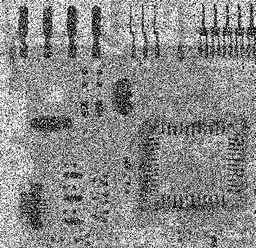
#> input picture Filter/Fig0514(a).tif, 256 x 248 px, shrunk from 455 x 440 before the run
$ python problem2.py
#> lines starting #> are read from the running program, lines starting #| are printed output that depends on the picture
import numpy as np
import cv2
from PIL import Image
from matplotlib import pyplot as plt


def LevelA(imgg,windowsizee,m,k):
	rr=imgg.shape[0]
	cc=imgg.shape[1]
	A1=0
	A2=0
	centerrow=m
	centercol=k
	condition=False
	span=int((windowsizee-1)/2)
	up=centerrow-span
	down=centerrow+span
	left=centercol-span
	right=centercol+span
	if up<0:
		up=0
	if down>(rr-1):
		down=rr-1
	if left<0:
		left=0
	if right>(cc-1):
		right=cc-1

	test=imgg[up:(down+1),left:(right+1)]
	med=np.median(test)
	maxx=np.amax(test)
	minn=np.amin(test)

	A1=med-minn
	A2=med-maxx

	if A1>0 and A2<0:
		condition=True

	return condition,med,maxx,minn


img=cv2.imread('Fig0514(a).tif',0).astype('int16')
#> img: shape (248, 256) int16; min 0, max 255, mean 138.2


row=img.shape[0]
#> row = 248
col=img.shape[1]
#> col = 256

newim=np.zeros((row,col))

for i in range(0,row):
	for j in range(0,col):

		windowsize=3
		check=False
		final=0
		center=img[i][j]
		B1=0
		B2=0

		for k in range(0,3):
			check,medd,maxxx,minnn=LevelA(img,windowsize,i,j)
			if check==True:
				break
			else:
				windowsize=windowsize+2


		if check==False:
			final=center
		else:
			B1=center-minnn
			B2=center-maxxx

			if B1>0 and B2<0:
				final=center
			else:
				final=medd

		newim[i][j]=final
#> this loop made 248 passes
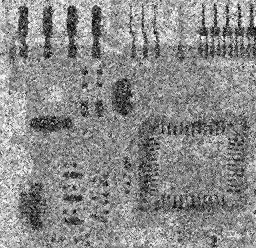
#> newim: shape (248, 256) float64; min 1, max 254, mean 138.6


new_im = Image.fromarray(newim)
new_im.show()
